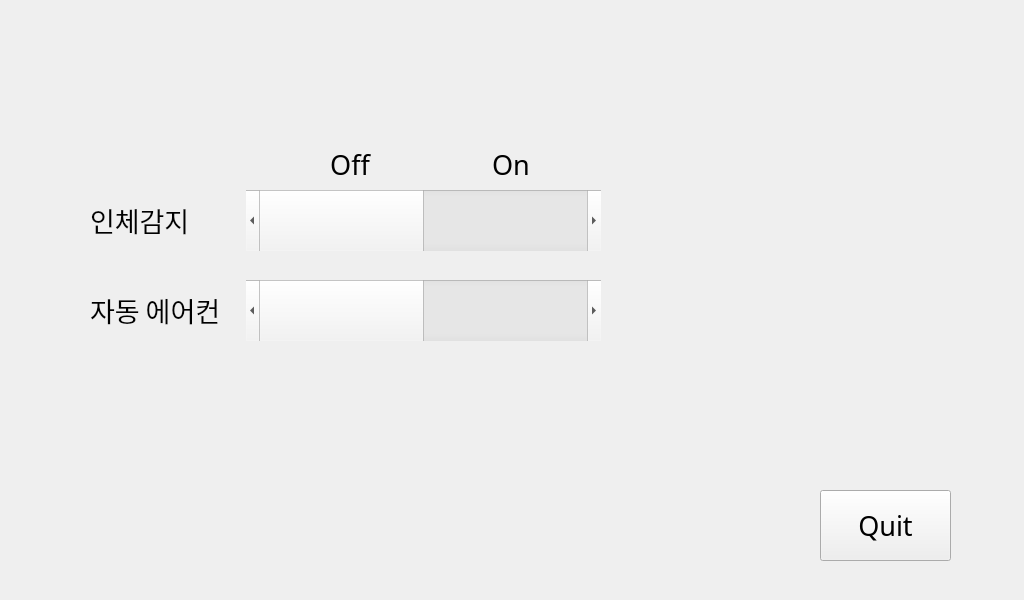
<?xml version="1.0" encoding="UTF-8"?>
<ui version="4.0">
 <class>SettingForm</class>
 <widget class="QWidget" name="SettingForm">
  <property name="geometry">
   <rect>
    <x>0</x>
    <y>0</y>
    <width>1024</width>
    <height>600</height>
   </rect>
  </property>
  <property name="windowTitle">
   <string>Form</string>
  </property>
  <widget class="QWidget" name="layoutWidget">
   <property name="geometry">
    <rect>
     <x>90</x>
     <y>190</y>
     <width>511</width>
     <height>61</height>
    </rect>
   </property>
   <layout class="QHBoxLayout" name="horizontalLayout">
    <item>
     <widget class="QLabel" name="label1">
      <property name="maximumSize">
       <size>
        <width>150</width>
        <height>50</height>
       </size>
      </property>
      <property name="font">
       <font>
        <family>HY헤드라인M</family>
        <pointsize>20</pointsize>
       </font>
      </property>
      <property name="text">
       <string>인체감지</string>
      </property>
     </widget>
    </item>
    <item>
     <widget class="QScrollBar" name="onoff1">
      <property name="sizePolicy">
       <sizepolicy hsizetype="Maximum" vsizetype="Maximum">
        <horstretch>0</horstretch>
        <verstretch>0</verstretch>
       </sizepolicy>
      </property>
      <property name="maximumSize">
       <size>
        <width>500</width>
        <height>100</height>
       </size>
      </property>
      <property name="contextMenuPolicy">
       <enum>Qt::NoContextMenu</enum>
      </property>
      <property name="layoutDirection">
       <enum>Qt::LeftToRight</enum>
      </property>
      <property name="maximum">
       <number>1</number>
      </property>
      <property name="pageStep">
       <number>1</number>
      </property>
      <property name="tracking">
       <bool>true</bool>
      </property>
      <property name="orientation">
       <enum>Qt::Horizontal</enum>
      </property>
      <property name="invertedControls">
       <bool>true</bool>
      </property>
     </widget>
    </item>
   </layout>
  </widget>
  <widget class="QWidget" name="layoutWidget_2">
   <property name="geometry">
    <rect>
     <x>270</x>
     <y>147</y>
     <width>321</width>
     <height>35</height>
    </rect>
   </property>
   <layout class="QHBoxLayout" name="horizontalLayout_3">
    <item>
     <widget class="QLabel" name="Off">
      <property name="maximumSize">
       <size>
        <width>150</width>
        <height>50</height>
       </size>
      </property>
      <property name="font">
       <font>
        <family>HY헤드라인M</family>
        <pointsize>20</pointsize>
       </font>
      </property>
      <property name="text">
       <string>Off</string>
      </property>
      <property name="alignment">
       <set>Qt::AlignCenter</set>
      </property>
     </widget>
    </item>
    <item>
     <widget class="QLabel" name="On">
      <property name="maximumSize">
       <size>
        <width>150</width>
        <height>50</height>
       </size>
      </property>
      <property name="font">
       <font>
        <family>HY헤드라인M</family>
        <pointsize>20</pointsize>
       </font>
      </property>
      <property name="text">
       <string>On</string>
      </property>
      <property name="alignment">
       <set>Qt::AlignCenter</set>
      </property>
     </widget>
    </item>
   </layout>
  </widget>
  <widget class="QPushButton" name="quitbutton">
   <property name="geometry">
    <rect>
     <x>820</x>
     <y>490</y>
     <width>131</width>
     <height>71</height>
    </rect>
   </property>
   <property name="font">
    <font>
     <family>HY헤드라인M</family>
     <pointsize>20</pointsize>
    </font>
   </property>
   <property name="text">
    <string>Quit</string>
   </property>
  </widget>
  <widget class="QWidget" name="layoutWidget_3">
   <property name="geometry">
    <rect>
     <x>90</x>
     <y>280</y>
     <width>511</width>
     <height>61</height>
    </rect>
   </property>
   <layout class="QHBoxLayout" name="horizontalLayout_2">
    <item>
     <widget class="QLabel" name="label2">
      <property name="maximumSize">
       <size>
        <width>150</width>
        <height>50</height>
       </size>
      </property>
      <property name="font">
       <font>
        <family>HY헤드라인M</family>
        <pointsize>20</pointsize>
       </font>
      </property>
      <property name="text">
       <string>자동 에어컨</string>
      </property>
     </widget>
    </item>
    <item>
     <widget class="QScrollBar" name="onoff2">
      <property name="sizePolicy">
       <sizepolicy hsizetype="Maximum" vsizetype="Maximum">
        <horstretch>0</horstretch>
        <verstretch>0</verstretch>
       </sizepolicy>
      </property>
      <property name="maximumSize">
       <size>
        <width>500</width>
        <height>100</height>
       </size>
      </property>
      <property name="contextMenuPolicy">
       <enum>Qt::NoContextMenu</enum>
      </property>
      <property name="layoutDirection">
       <enum>Qt::LeftToRight</enum>
      </property>
      <property name="maximum">
       <number>1</number>
      </property>
      <property name="pageStep">
       <number>1</number>
      </property>
      <property name="tracking">
       <bool>true</bool>
      </property>
      <property name="orientation">
       <enum>Qt::Horizontal</enum>
      </property>
      <property name="invertedControls">
       <bool>true</bool>
      </property>
     </widget>
    </item>
   </layout>
  </widget>
 </widget>
 <resources/>
 <connections/>
</ui>
